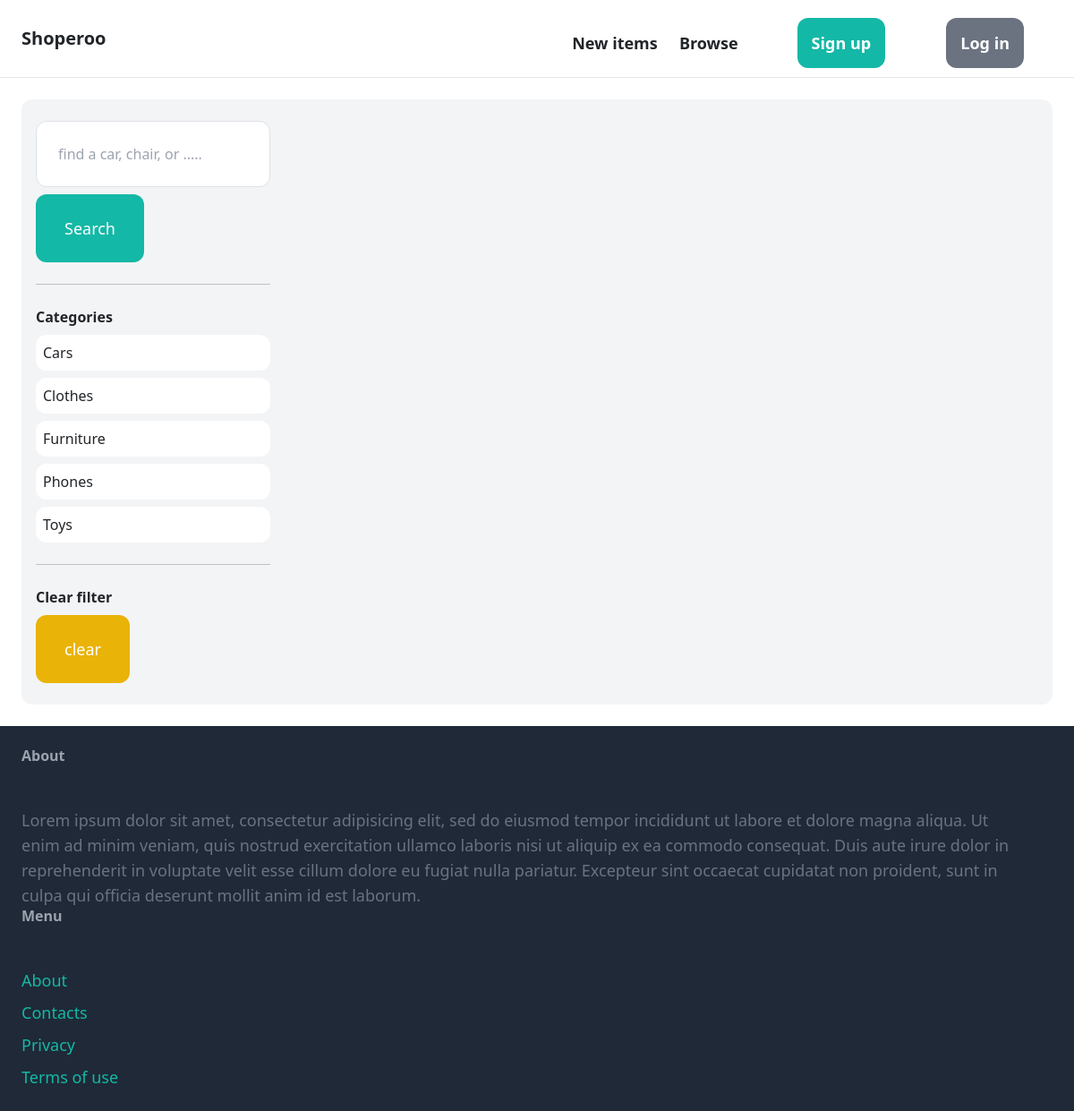
Page /browse/?query=&category=7 on the earlier database version.
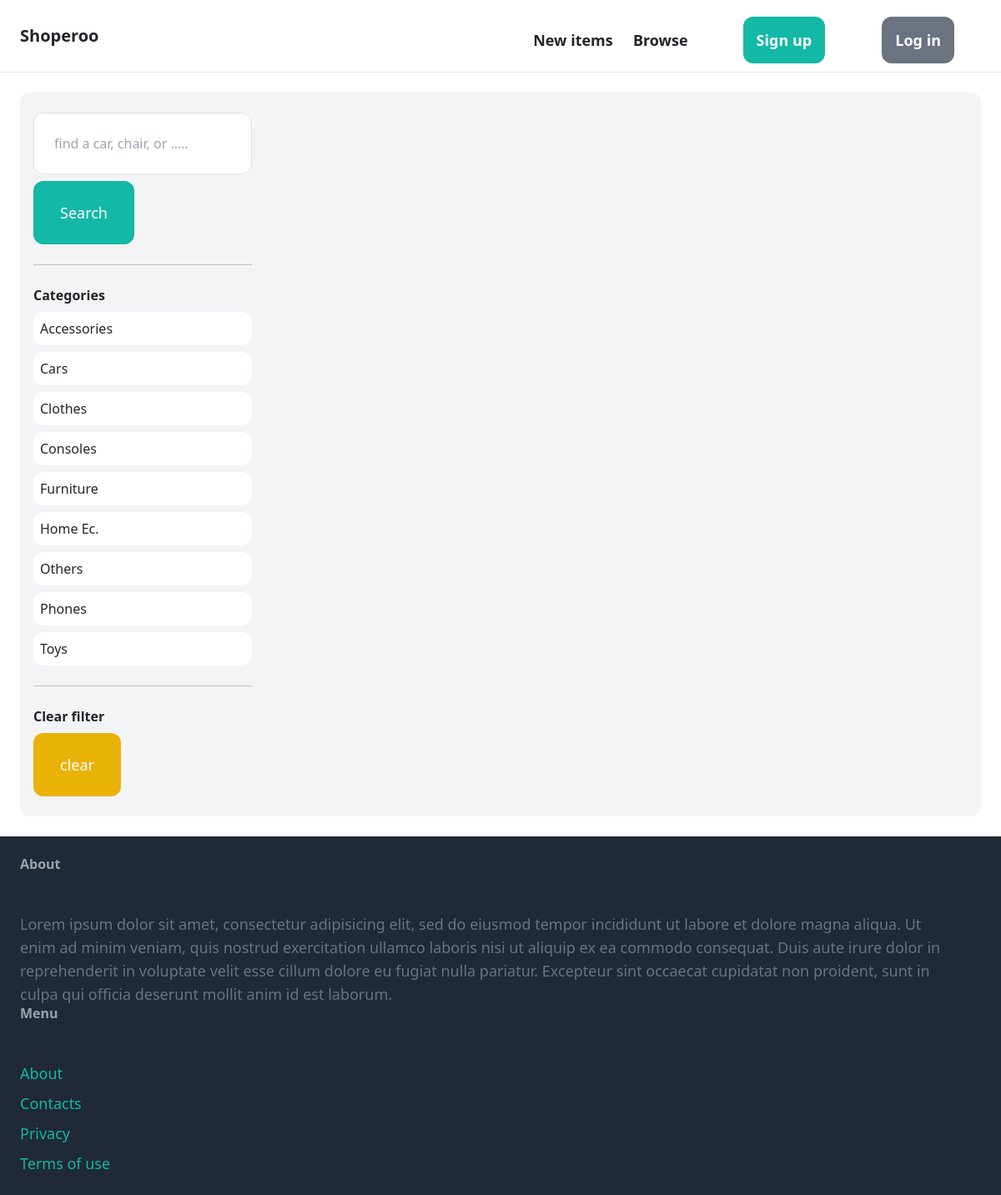
Same page on the later database version.
### core/models.py (models this page shows, shortened)
class Category(models.Model):
	name = models.CharField(max_length=255)
	class Meta:
		ordering = ('name',)
		verbose_name_plural = "Categories"

### core/views.py (the view)
# urls.py: path('browse/', views.browse, name='browse'),
def browse(request):
	query = request.GET.get('query', '')
	category_id = request.GET.get('category',0)
	categories = Category.objects.all()
	items = Item.objects.filter(is_sold=False).order_by('-created_at')
	if category_id:
		items = items.filter(category_id = category_id)
	if query:
		items = items.filter(Q(name__icontains=query) | Q(description__icontains=query))
	return render (request, 'browse.html', {'items':items, 'query':query, 'categories': categories, 'category_id': int(category_id)})

### templates/browse.html (shortened to what this page needs)
{% extends 'base.html'%}
{% block content %}
<div class='pb-6 pt-6 px-3 grid grid-cols-4 gap-4 bg-gray-100 rounded-xl max-md:hidden'>
    <div class='col-span-1'>
       <form method='get' action= "{% url 'browse'%}">
        <input name="query" class="w-full py-4 px-6 border rounded-xl" type="text" value="{{ query }}" placeholder="find a car, chair, or .....">
        <button class= "mt-2 py-4 px-8 text-lg bg-teal-500 text-white rounded-xl">Search</button>
       </form>
       <hr class='my-6'>
       <p class="font-semibold">Categories</p>
       <ul>
           {%for category in categories%}
           <li class="py-2 mb-2 mt-2 px-2 rounded-xl bg-white hover:bg-gray-200 {% if category.id == category_id%} bg-gray-200 {%endif%}">
            <a href="{% url 'browse'%}?query={{ query}}&category={{category.id}}">{{ category.name }}</a>
           </li>
           {%endfor%}
       </ul>
       <hr class='my-6'>
       <p class="font-semibold">Clear filter</p>
       <ul>
           <li><a href="{% url 'browse'%}" class="mt-2 py-4 px-8 inline-block bg-yellow-500 text-lg rounded-xl text-white">clear</a></li>
       </ul>
    </div>
    <div class='col-span-3'>
    </div>
</div>
{% endblock %}

### templates/base.html (shortened to what this page needs)
<!DOCTYPE html>
<html>
<head>
	<script src="https://cdn.tailwindcss.com"></script>
	<link href="https://cdn.jsdelivr.net/npm/bootstrap@5.0.2/dist/css/bootstrap.min.css" rel="stylesheet">
</head>
<body>
	<nav class="py-6 px-6 flex flex-wrap justify-between items-center border-b border-gray-200 max-md:hidden">
		<a href="/" class="text-xl font-semibold">Shoperoo</a>
		<div class="space-x-6" style="display: flex; flex-wrap: wrap; margin-top: 10px;">
			<div style="min-width: 200px;">
				<a href="{% url 'newitem'%}" style="margin: 10px;" class="text-lg font-semibold hover:text-gray-500">New items</a>
			<a href="{% url 'browse'%}" style="margin: 10px;" class="text-lg font-semibold hover:text-gray-500">Browse</a>
			</div>
			<div style="min-width: 200px;">
				{%if request.user.is_authenticated%}
				<a href="{% url 'inbox'%}" style=" background-color: #008080 ;" class="btn btn-secondary mx-1">Indox</a>
				<a href="{% url 'dashboard'%}"  class="btn btn-secondary mx-1">Dashboard</a>
				<a href="{% url 'cart'%}" class="btn btn-secondary mx-1">Cart</a>
			{%else%}
				<a href="{% url 'signup'%}" class="m-8 px-3 py-3 text-lg font-semibold bg-teal-500 text-white rounded-xl hover:bg-teal-700">Sign up</a>
				<a href="{% url 'login'%}" class="m-8 px-3 py-3 text-lg font-semibold bg-gray-500 text-white rounded-xl hover:bg-gray-700">Log in</a>
			{%endif%}
			</div>
		</div>
	</nav>
	<div class="px-6 py-6">
		{% block content %}
		{% endblock %}
	</div>
	<footer class="px-6 py-6 flex flex-wrap justify-between bg-gray-800">
		<div class="w-2/3 min-w-full pr-10">
			<h3 class="mb-5 font-semibold text-gray-400">
				About
			</h3>
			<p class="text-lg text-gray-500">Lorem ipsum dolor sit amet, consectetur adipisicing elit, sed do eiusmod
			tempor incididunt ut labore et dolore magna aliqua. Ut enim ad minim veniam,
			quis nostrud exercitation ullamco laboris nisi ut aliquip ex ea commodo
			consequat. Duis aute irure dolor in reprehenderit in voluptate velit esse
			cillum dolore eu fugiat nulla pariatur. Excepteur sint occaecat cupidatat non
			proident, sunt in culpa qui officia deserunt mollit anim id est laborum.</p>
		</div>
		<div class="w-1/3">
			<h3 class="mb-5 font-semibold text-gray-400">Menu</h3>
			<ul class="space-y-2">
				<li><a href="#" class="text-lg text-teal-500 hover:text-teal-700">About</a></li>
				<li><a href="{% url 'contact'%}" class="text-lg text-teal-500 hover:text-teal-700">Contacts</a></li>
				<li><a href="#" class="text-lg text-teal-500 hover:text-teal-700">Privacy</a></li>
				<li><a href="#" class="text-lg text-teal-500 hover:text-teal-700">Terms of use</a></li>
			</ul>
		</div>
	</footer>
</body>
</html>

Differences in the rows shown:
added Category: name "Accessories"
added Category: name "Consoles"
added Category: name "Home Ec."
added Category: name "Others"
